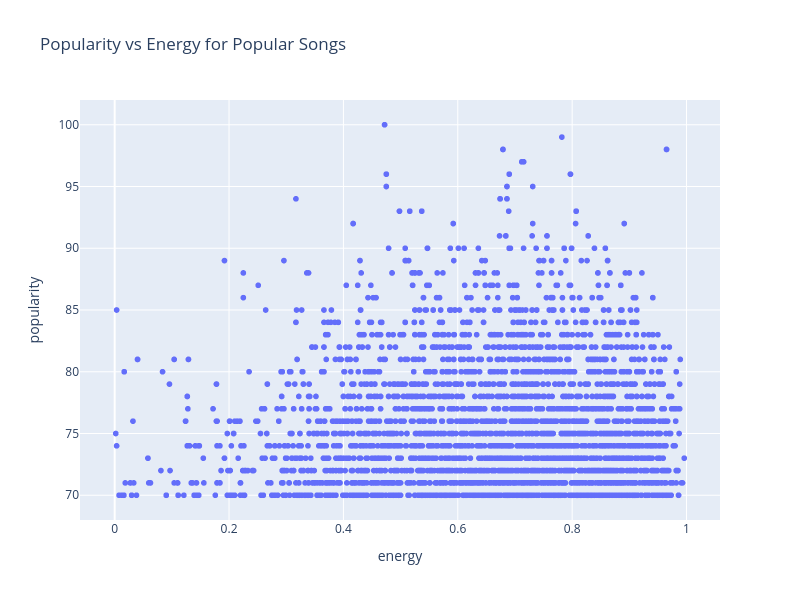

Here is the notebook cell this chart was saved with:
### Code cell
fig = px.scatter(popular, x="energy", y="popularity", title="Popularity vs Energy for Popular Songs")

fig.update_layout(
    width=800,
    height=600)

fig.show()

### Figure 1 — Plotly figure (JSON) as saved in the notebook; plotly's stock layout.template omitted (floating-point values rounded to 4 significant figures; data arrays with more than 128 entries replaced by an {"elided": "..."} marker saying what was removed)
{"data": [{"hovertemplate": "energy=%{x}<br>popularity=%{y}<extra></extra>", "legendgroup": "", "marker": {"color": "#636efa", "symbol": "circle"}, "mode": "markers", "name": "", "showlegend": false, "type": "scattergl", "x": {"elided": "5472 float values"}, "xaxis": "x", "y": {"elided": "5472 int values"}, "yaxis": "y"}], "layout": {"height": 600, "legend": {"tracegroupgap": 0}, "title": {"text": "Popularity vs Energy for Popular Songs"}, "width": 800, "xaxis": {"anchor": "y", "autorange": true, "domain": [0, 1], "range": [-0.06062, 1.059], "title": {"text": "energy"}, "type": "linear"}, "yaxis": {"anchor": "x", "autorange": true, "domain": [0, 1], "range": [68.0, 102.0], "title": {"text": "popularity"}, "type": "linear"}}}
